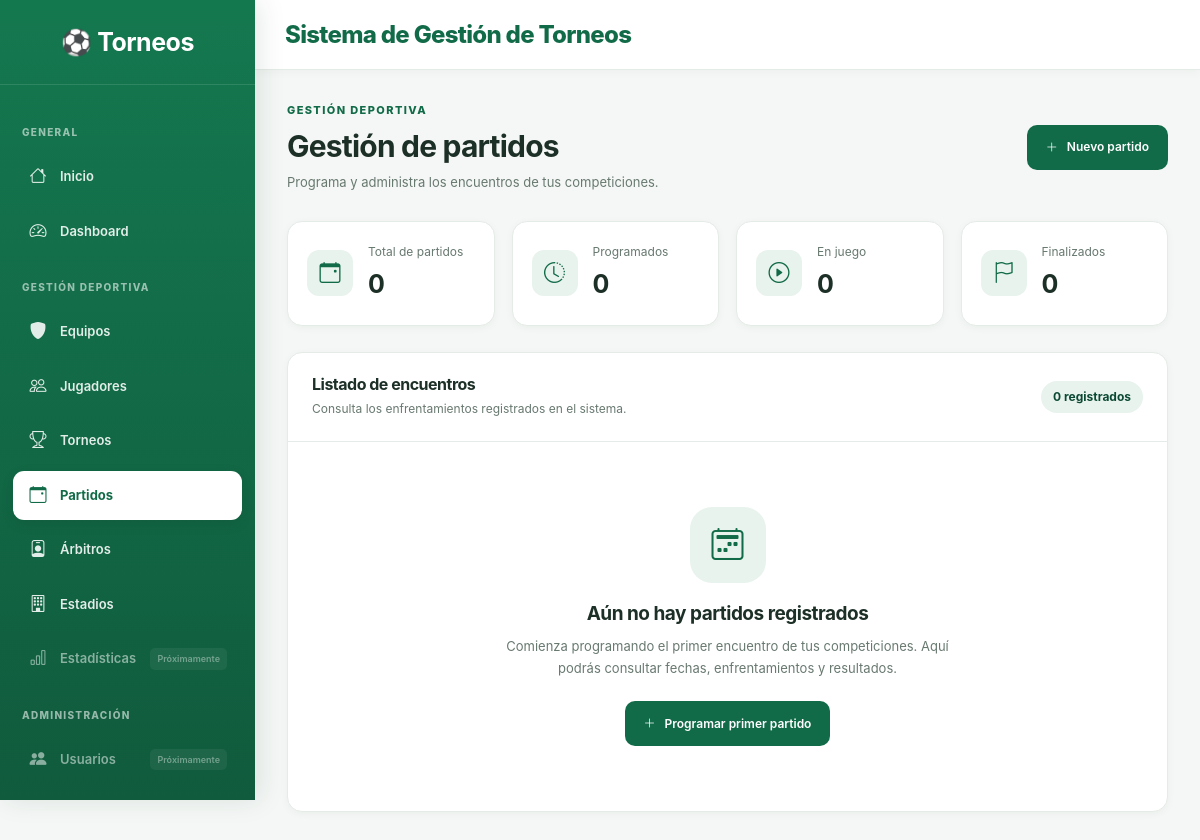
Before: /partidos/ with the older database file.
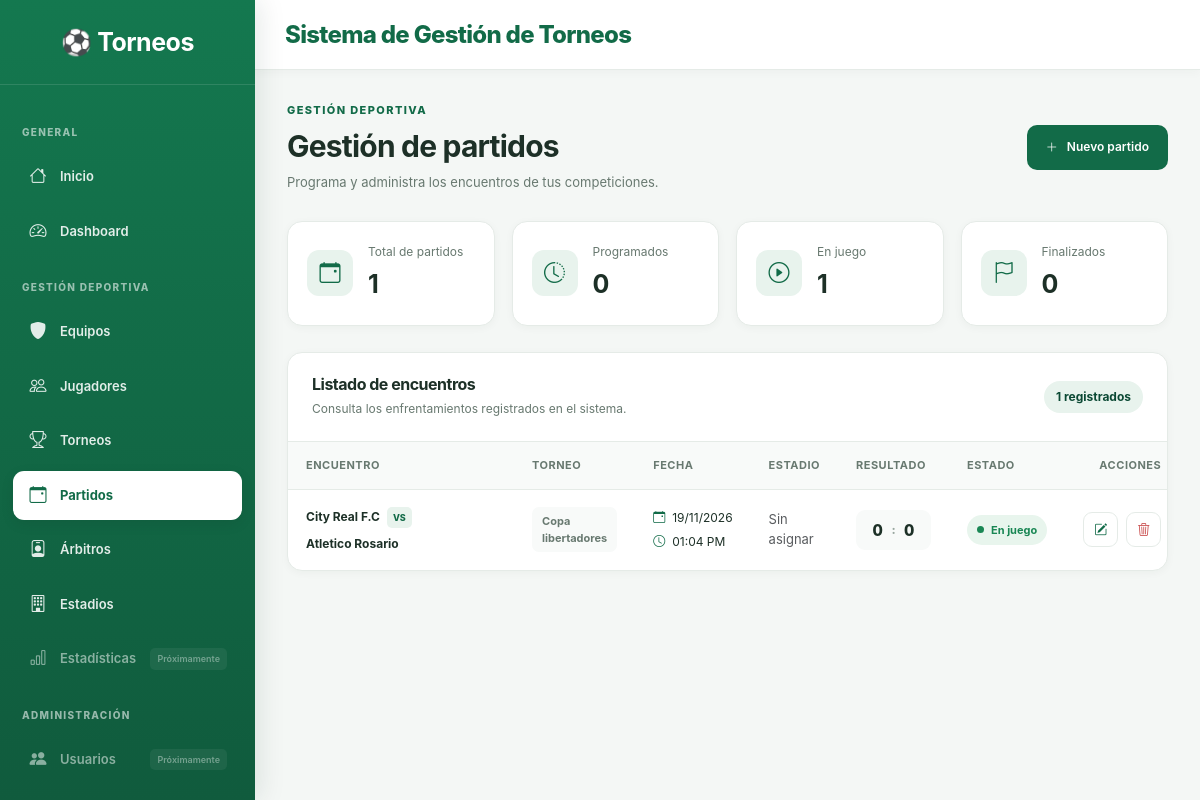
After: the same page with the newer database file.
### app/models/partido.py (models this page shows, shortened)
class Partido(db.Model):
    __tablename__ = "partidos"
    id = db.Column(db.Integer, primary_key=True)
    torneo_id = db.Column(
        db.Integer,
        db.ForeignKey("torneos.id"),
        nullable=False
    )
    equipo_local_id = db.Column(
        db.Integer,
        db.ForeignKey("equipos.id"),
        nullable=False
    )
    equipo_visitante_id = db.Column(
        db.Integer,
        db.ForeignKey("equipos.id"),
        nullable=False
    )
    estadio_id = db.Column(
        db.Integer,
        db.ForeignKey("estadios.id")
    )
    arbitro_id = db.Column(
        db.Integer,
        db.ForeignKey("arbitros.id")
    )
    fecha = db.Column(
        db.DateTime,
        nullable=False
    )
    goles_local = db.Column(
        db.Integer,
        default=0
    )
    goles_visitante = db.Column(
        db.Integer,
        default=0
    )
    estado = db.Column(
        db.String(30),
        default="Programado"
    )
    torneo = db.relationship(
        "Torneo",
        back_populates="partidos"
    )
    equipo_local = db.relationship(
        "Equipo",
        foreign_keys=[equipo_local_id]
    )
    equipo_visitante = db.relationship(
        "Equipo",
        foreign_keys=[equipo_visitante_id]
    )
    estadio = db.relationship(
        "Estadio",
        back_populates="partidos"
    )
    arbitro = db.relationship(
        "Arbitro",
        back_populates="partidos"
    )
    eventos = db.relationship(
        "Evento",
        back_populates="partido",
        cascade="all, delete-orphan"
    )

### app/models/equipo.py (models this page shows, shortened)
class Equipo(db.Model):
    __tablename__ = "equipos"
    id = db.Column(db.Integer, primary_key=True)
    nombre = db.Column(
        db.String(100),
        nullable=False,
        unique=True
    )
    ciudad = db.Column(
        db.String(100),
        nullable=False
    )
    entrenador = db.Column(
        db.String(100),
        nullable=False
    )
    fundacion = db.Column(
        db.Integer,
        nullable=False
    )
    escudo = db.Column(
        db.String(255),
        default="default_team.png"
    )
    estado = db.Column(
        db.Boolean,
        default=True
    )
    jugadores = db.relationship(
        "Jugador",
        back_populates="equipo",
        cascade="all, delete-orphan",
        lazy=True
    )
    torneos = db.relationship(
        "Torneo",
        secondary="torneo_equipos",
        back_populates="equipos"
    )

### app/models/torneo.py (models this page shows, shortened)
class Torneo(db.Model):
    __tablename__ = "torneos"
    id = db.Column(db.Integer, primary_key=True)
    nombre = db.Column(
        db.String(100),
        nullable=False
    )
    descripcion = db.Column(db.Text)
    fecha_inicio = db.Column(
        db.Date,
        nullable=False
    )
    fecha_fin = db.Column(
        db.Date,
        nullable=False
    )
    formato = db.Column(
        db.String(50),
        nullable=False
    )
    estado = db.Column(
        db.String(30),
        default="Pendiente"
    )
    fecha_creacion = db.Column(
        db.DateTime,
        default=datetime.now
    )
    equipos = db.relationship(
        "Equipo",
        secondary=torneo_equipos,
        back_populates="torneos"
    )
    partidos = db.relationship(
        "Partido",
        back_populates="torneo"
    )

### app/partidos/routes.py (the view)
@partidos_bp.route("/")
def index():
    partidos = Partido.query.order_by(
        Partido.fecha.desc()
    ).all()
    return render_template(
        "partidos/index.html",
        partidos=partidos
    )

### app/templates/partidos/index.html (shortened to what the changed rows need)
{% extends "base.html" %}
{% block content %}
<div class="module-header">
    <div>
        <h1>Gestión de partidos</h1>
    </div>
</div>
<div class="module-summary">
    <div class="module-summary-card">
        <div>
            <span>Total de partidos</span>
            <strong>{{ partidos|length }}</strong>
        </div>
    </div>
    <div class="module-summary-card">
        <div>
            <span>En juego</span>
            <strong>{{ partidos|selectattr('estado', 'equalto', 'En juego')|list|length }}</strong>
        </div>
    </div>
</div>
<div class="module-table-card">
    <div class="module-table-heading">
        <div>
            <h3>Listado de encuentros</h3>
            <p>Consulta los enfrentamientos registrados en el sistema.</p>
        </div>
        <span class="module-record-count">
            {{ partidos|length }} registrados
        </span>
    </div>
    {% if partidos %}
    <div class="table-responsive">
        <table class="premium-table">
            <thead>
                <tr>
                    <th>Encuentro</th>
                    <th>Torneo</th>
                    <th>Fecha</th>
                    <th>Estadio</th>
                    <th>Resultado</th>
                    <th>Estado</th>
                    <th class="text-end">Acciones</th>
                </tr>
            </thead>
            <tbody>
                {% for partido in partidos %}
                <tr>
                    <td>
                        <div class="match-cell">
                            <strong>
                                {{ partido.equipo_local.nombre }}
                            </strong>
                            <span class="match-versus">VS</span>
                            <strong>
                                {{ partido.equipo_visitante.nombre }}
                            </strong>
                        </div>
                    </td>
                    <td>
                        <span class="format-pill">
                            {{ partido.torneo.nombre }}
                        </span>
                    </td>
                    <td>
                        <div class="tournament-dates">
                            <span>
                                <i class="bi bi-calendar-event"></i>
                                {{ partido.fecha.strftime('%d/%m/%Y') }}
                            </span>
                            <span>
                                <i class="bi bi-clock"></i>
                                {{ partido.fecha.strftime('%I:%M %p') }}
                            </span>
                        </div>
                    </td>
                    <td>
                        {% if partido.estadio %}
                            <span class="match-location">
                                <i class="bi bi-geo-alt"></i>
                                {{ partido.estadio.nombre }}
                            </span>
                        {% else %}
                            <span class="text-muted">Sin asignar</span>
                        {% endif %}
                    </td>
                    <td>
                        <div class="match-score">
                            <span>{{ partido.goles_local }}</span>
                            <span>:</span>
                            <span>{{ partido.goles_visitante }}</span>
                        </div>
                    </td>
                    <td>
                        {% if partido.estado == "Finalizado" %}
                            <span class="status-pill status-finished">
                                <span></span> Finalizado
                            </span>
                        {% elif partido.estado == "En juego" %}
                            <span class="status-pill status-active">
                                <span></span> En juego
                            </span>
                        {% elif partido.estado == "Suspendido" %}
                            <span class="status-pill status-suspended">
                                <span></span> Suspendido
                            </span>
                        {% else %}
                            <span class="status-pill status-pending">
                                <span></span> Programado
                            </span>
                        {% endif %}
                    </td>
                    <td>
                        <div class="team-actions">
                            <a
                                href="{{ url_for('partidos.editar', id=partido.id) }}"
                                class="table-action"
                                title="Editar partido"
                            >
                                <i class="bi bi-pencil-square"></i>
                            </a>
                            <form
                                action="{{ url_for('partidos.eliminar', id=partido.id) }}"
                                method="POST"
                                onsubmit="return confirm('¿Estás seguro de eliminar este partido?');"
                            >
                                <button
                                    type="submit"
                                    class="table-action table-action-danger"
                                    title="Eliminar partido"
                                >
                                    <i class="bi bi-trash3"></i>
                                </button>
                            </form>
                        </div>
                    </td>
                </tr>
                {% endfor %}
            </tbody>
        </table>
    </div>
    {% else %}
    <div class="module-empty-state">
        <div class="module-empty-icon">
            <i class="bi bi-calendar2-week"></i>
        </div>
        <h3>Aún no hay partidos registrados</h3>
        <p>
            Comienza programando el primer encuentro de tus competiciones.
            Aquí podrás consultar fechas, enfrentamientos y resultados.
        </p>
        <a href="{{ url_for('partidos.nuevo') }}" class="module-primary-btn">
            <i class="bi bi-plus-lg"></i>
            Programar primer partido
        </a>
    </div>
    {% endif %}
</div>
{% endblock %}

Changed rows visible on the page:
added Partido: equipo_local.nombre "City Real F.C", equipo_visitante.nombre "Atletico Rosario", torneo.nombre "Copa libertadores", fecha "19/11/2026", fecha "01:04 PM", goles_local "0", goles_visitante "0", estado "En juego" (drawn)
Other visible differences:
{{ partidos|length }}: "0" → "1"
{{ partidos|selectattr('estado', 'equalto', 'En juego')|list|length }}: "0" → "1"
text no longer shown: "Aún no hay partidos registrados Comienza programando el primer encuentro de tus competiciones. Aquí podrás consultar fechas, enfrentamientos y resultados. Programar primer partido"
text now shown: "ENCUENTRO TORNEO FECHA ESTADIO RESULTADO ESTADO ACCIONES"
